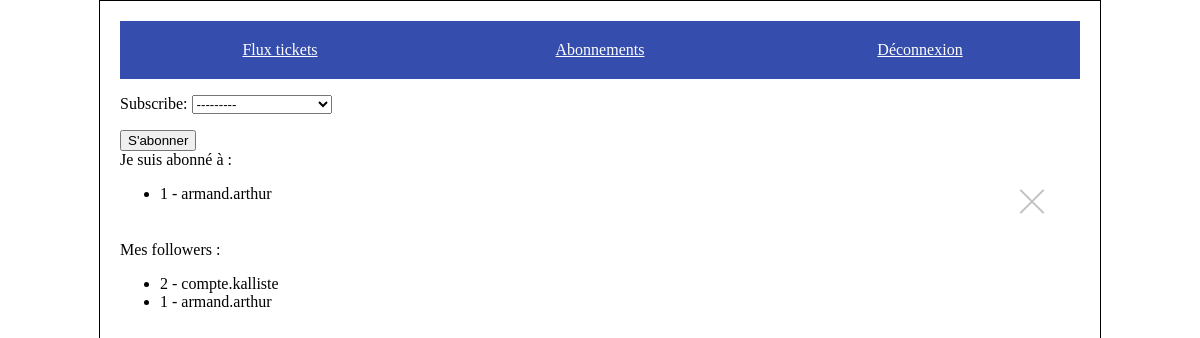
/subscribe/abo/manage/ (signed in), run on the app's committed database.
### users/models.py (models this page shows)
class CustomUser(AbstractBaseUser, PermissionsMixin):
    email = models.EmailField(_('email address'), unique=True)
    is_staff = models.BooleanField(default=False)
    is_active = models.BooleanField(default=True)
    date_joined = models.DateTimeField(default=timezone.now)
    username = models.CharField(max_length=128, default='')
    subscribes = models.ManyToManyField("self", symmetrical=False, blank=True, related_name="followers")
    USERNAME_FIELD = 'email'
    REQUIRED_FIELDS = []
    objects = CustomUserManager()
    def __str__(self):
        return self.username

### subscribe/views.py (the view, shortened to what this page needs)
# urls.py: path('abo/manage/', views.SubscribeCreateView.as_view(), name='manage_subscribe'),
class SubscribeCreateView(LoginRequiredMixin, FormView):
    form_class = SubscribeForm
    template_name = "subscribe/subscribe_manage.html"
    def get_form_kwargs(self):
        kwargs = super().get_form_kwargs()
        kwargs.update({
            'user': self.request.user,
        })
        return kwargs
    def get_context_data(self, **kwargs):
        context = super().get_context_data(**kwargs)
        context['owner'] = CustomUser.objects.get(id=self.request.user.id)
        return context

### subscribe/forms.py
class SubscribeForm(forms.Form):
    def __init__(self, *args, **kwargs):
        self.user = kwargs.pop('user')
        super().__init__(*args, **kwargs)
        user = CustomUser.objects.filter(id=self.user.id).first()
        self.fields['subscribe'].queryset = CustomUser.objects.exclude(followers=user.id).exclude(id=self.user.id)
    subscribe = forms.ModelChoiceField(queryset=None)

### templates/subscribe/subscribe_manage.html (shortened to what this page needs)
{% extends 'base_connected.html' %}
{% block content %}
    {% include 'subscribe/subscribe_form.html' %}
    Je suis abonné à :
    <ul class="subscribes-container">
    {% for subscribe in owner.subscribes.all %}
        <li>
            <span>{{ subscribe.id }} - {{ subscribe.username }} </span><a class="delete" href="{% url 'confirm_delete_subscribe' subscribe.id %}"></a>
        </li>
    {% endfor %}
    </ul>
    Mes followers :
    <ul>
        {% for follower in owner.followers.all %}
            <li>{{ follower.id }} - {{ follower.username }}</li>
        {% endfor %}
    </ul>
{% endblock %}

### static/style.css (style rules this page uses)
body { width: 960px; margin: 0 auto; border: 1px solid black; padding: 20px; }
.subscribes-container li { position: relative; height: 40px; }
.subscribes-container .delete { position: absolute; right: 32px; top: 0px; width: 32px; height: 32px; opacity: 0.3; }
.delete:before, .delete:after { position: absolute; left: 15px; content: ' '; height: 33px; width: 2px; background-color: #333; }
.delete:before { transform: rotate(45deg); }
.delete:after { transform: rotate(-45deg); }

### data on the page
CustomUser: id "1", username "armand.arthur"
CustomUser: id "2", username "compte.kalliste"
